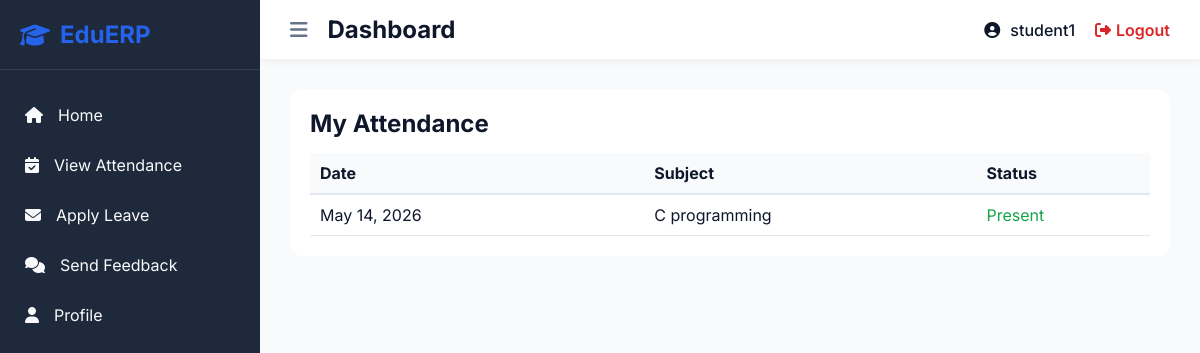
The page /students/view_attendance/ (signed in) on the database its author committed.
### accounts/models.py (models this page shows)
class CustomUser(AbstractUser):
    USER_TYPE_CHOICES = ((1, "HOD"), (2, "Staff"), (3, "Student"))
    user_type = models.IntegerField(choices=USER_TYPE_CHOICES, default=1)
    class Meta:
        db_table = 'CUSTOM_USER_TABLE'

### students/models.py (models this page shows)
class AttendanceReport(models.Model):
    id = models.AutoField(primary_key=True)
    student_id = models.ForeignKey(Student, on_delete=models.DO_NOTHING)
    attendance_id = models.ForeignKey(Attendance, on_delete=models.CASCADE)
    status = models.BooleanField(default=False)
    created_at = models.DateTimeField(auto_now_add=True)
    updated_at = models.DateTimeField(auto_now=True)
    class Meta:
        db_table = 'ATTENDANCE_REPORT'

class Attendance(models.Model):
    id = models.AutoField(primary_key=True)
    subject_id = models.ForeignKey(Subject, on_delete=models.DO_NOTHING)
    attendance_date = models.DateField()
    created_at = models.DateTimeField(auto_now_add=True)
    updated_at = models.DateTimeField(auto_now=True)
    class Meta:
        db_table = 'ATTENDANCE_TABLE'

### management/models.py (models this page shows)
class Subject(models.Model):
    id = models.AutoField(primary_key=True)
    subject_name = models.CharField(max_length=255)
    course_id = models.ForeignKey(Course, on_delete=models.CASCADE)
    staff_id = models.ForeignKey(CustomUser, on_delete=models.CASCADE)
    created_at = models.DateTimeField(auto_now_add=True)
    updated_at = models.DateTimeField(auto_now=True)
    class Meta:
        db_table = 'SUBJECT_TABLE'

### students/views.py (the view)
# urls.py: path('view_attendance/', views.student_view_attendance, name='student_view_attendance'),
@login_required(login_url='/')
def student_view_attendance(request):
    return render(request, 'students/view_attendance.html', {
        'reports': AttendanceReport.objects.filter(student_id__admin=request.user).order_by('-attendance_id__attendance_date'),
    })

### students/templates/students/view_attendance.html
{% extends 'base.html' %}
{% block content %}
<div class="content-section" style="background: white; padding: 20px; border-radius: 12px;">
    <h2>My Attendance</h2>
    <table style="width: 100%; text-align: left; margin-top: 15px; border-collapse: collapse;">
        <tr style="background: var(--bg-color); border-bottom: 2px solid var(--border-color);">
            <th style="padding: 10px;">Date</th>
            <th>Subject</th>
            <th>Status</th>
        </tr>
        {% for rep in reports %}
        <tr style="border-bottom: 1px solid var(--border-color);">
            <td style="padding: 10px;">{{ rep.attendance_id.attendance_date }}</td>
            <td>{{ rep.attendance_id.subject_id.subject_name }}</td>
            <td>
                {% if rep.status %} <span style="color: var(--success);">Present</span>
                {% else %} <span style="color: var(--danger);">Absent</span> {% endif %}
            </td>
        </tr>
        {% endfor %}
    </table>
</div>
{% endblock %}

### templates/base.html (shortened to what this page needs)
<!DOCTYPE html>
<html lang="en">
<head>
    <link rel="stylesheet" href="https://cdnjs.cloudflare.com/ajax/libs/font-awesome/6.4.0/css/all.min.css">
    <link rel="stylesheet" href="/static/css/style.css">
</head>
<body>
    <div class="app-container">
        <aside class="sidebar">
            <div class="sidebar-header">
                <h2><i class="fas fa-graduation-cap"></i> EduERP</h2>
            </div>
            <ul class="sidebar-menu">
                {% if request.user.user_type == 1 %}
                    <li><a href="{% url 'admin_home' %}"><i class="fas fa-home"></i> Home</a></li>
                    <li><a href="{% url 'manage_staff' %}"><i class="fas fa-users"></i> Staff</a></li>
                    <li><a href="{% url 'manage_student' %}"><i class="fas fa-user-graduate"></i> Students</a></li>
                    <li><a href="{% url 'manage_course' %}"><i class="fas fa-book"></i> Courses</a></li>
                    <li><a href="{% url 'manage_subject' %}"><i class="fas fa-book-open"></i> Subjects</a></li>
                    <li><a href="{% url 'admin_staff_attendance' %}"><i class="fas fa-calendar-check"></i> Staff Attendance</a></li>
                    <li><a href="{% url 'admin_leave_requests' %}"><i class="fas fa-envelope"></i> Leave Requests</a></li>
                    <li><a href="{% url 'admin_feedback_message' %}"><i class="fas fa-comments"></i> Feedback</a></li>
                {% elif request.user.user_type == 3 %}
                    <li><a href="{% url 'student_home' %}"><i class="fas fa-home"></i> Home</a></li>
                    <li><a href="{% url 'student_view_attendance' %}"><i class="fas fa-calendar-check"></i> View Attendance</a></li>
                    <li><a href="{% url 'student_apply_leave' %}"><i class="fas fa-envelope"></i> Apply Leave</a></li>
                    <li><a href="{% url 'student_feedback' %}"><i class="fas fa-comments"></i> Send Feedback</a></li>
                {% endif %}
                <li><a href="{% url 'profile_view' %}"><i class="fas fa-user"></i> Profile</a></li>
            </ul>
        </aside>
        <div class="main-content">
            <header class="top-header">
                <div class="header-left">
                    <button id="toggle-sidebar" class="btn-icon"><i class="fas fa-bars"></i></button>
                    <h2>{% block page_title %}Dashboard{% endblock %}</h2>
                </div>
                <div class="header-right">
                    <div class="user-profile">
                        <i class="fas fa-user-circle"></i>
                        <a href="{% url 'profile_view' %}" style="text-decoration: none; color: inherit;">{{ request.user.username }}</a>
                    </div>
                    <a href="{% url 'logout_user' %}" class="btn-logout"><i class="fas fa-sign-out-alt"></i> Logout</a>
                </div>
            </header>
            <main class="page-content">
                {% block content %}
                {% endblock %}
            </main>
        </div>
    </div>
</body>
</html>

### static/css/style.css (style rules this page uses)
:root { --primary: #2563eb; --primary-hover: #1d4ed8; --secondary: #475569; --bg-color: #f8fafc; --card-bg: #ffffff; --text-main: #0f172a; --text-muted: #64748b; --border-color: #e2e8f0; --sidebar-bg: #1e293b; --sidebar-text: #f8fafc; --sidebar-hover: #334155; --sidebar-active: #475569; --success: #16a34a; --danger: #dc2626; --warning: #ca8a04; }
* { margin: 0; padding: 0; box-sizing: border-box; font-family: 'Inter', sans-serif; }
body { background-color: var(--bg-color); color: var(--text-main); }
.app-container { display: flex; min-height: 100vh; }
.sidebar { width: 260px; background: var(--sidebar-bg); color: var(--sidebar-text); transition: all 0.3s; position: fixed; height: 100vh; z-index: 100; }
.sidebar-header { padding: 20px; border-bottom: 1px solid rgba(255,255,255,0.1); }
.sidebar-header h2 { display: flex; align-items: center; gap: 10px; font-size: 24px; color: var(--primary); }
.sidebar-menu { list-style: none; padding: 20px 0; }
.sidebar-menu li a { display: flex; align-items: center; gap: 15px; padding: 15px 25px; color: var(--sidebar-text); text-decoration: none; transition: all 0.3s; }
.main-content { flex: 1; margin-left: 260px; transition: all 0.3s; }
.top-header { background: var(--card-bg); padding: 15px 30px; display: flex; justify-content: space-between; align-items: center; box-shadow: 0 2px 10px rgba(0,0,0,0.05); position: sticky; top: 0; z-index: 90; }
.header-left { display: flex; align-items: center; gap: 20px; }
.btn-icon { background: none; border: none; font-size: 20px; color: var(--text-muted); cursor: pointer; transition: color 0.3s; }
.header-right { display: flex; align-items: center; gap: 20px; }
.user-profile { display: flex; align-items: center; gap: 10px; font-weight: 500; }
.btn-logout { color: var(--danger); text-decoration: none; display: flex; align-items: center; gap: 5px; font-weight: 600; transition: opacity 0.3s; }
.page-content { padding: 30px; }

### rows shown on the page
CustomUser: user.username "student1"
AttendanceReport: attendance_id.attendance_date "May 14, 2026", attendance_id.subject_id.subject_name "C programming", status "Present"
